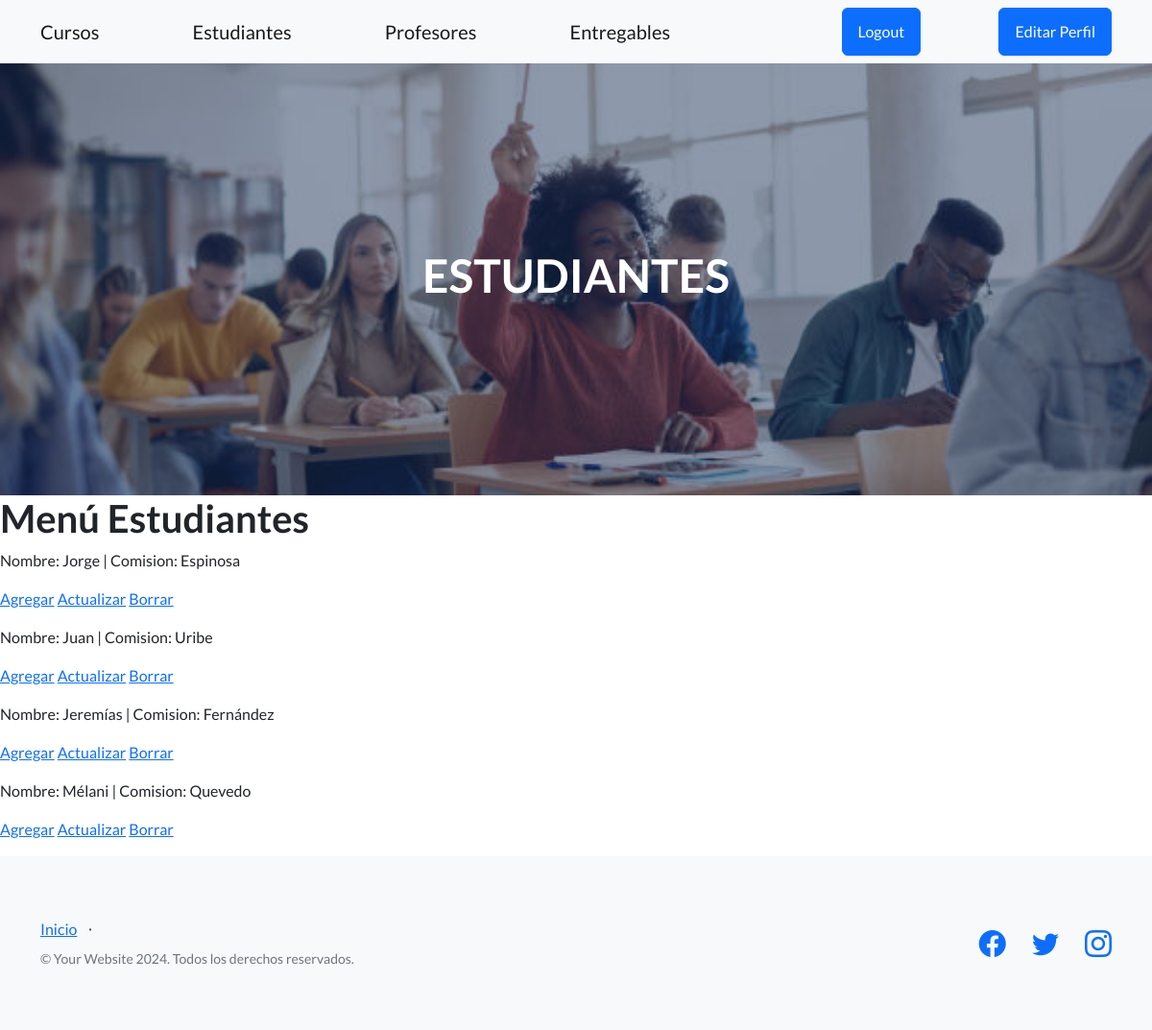
/listar_estudiantes/ (signed in), run on an earlier commit of the app's database.
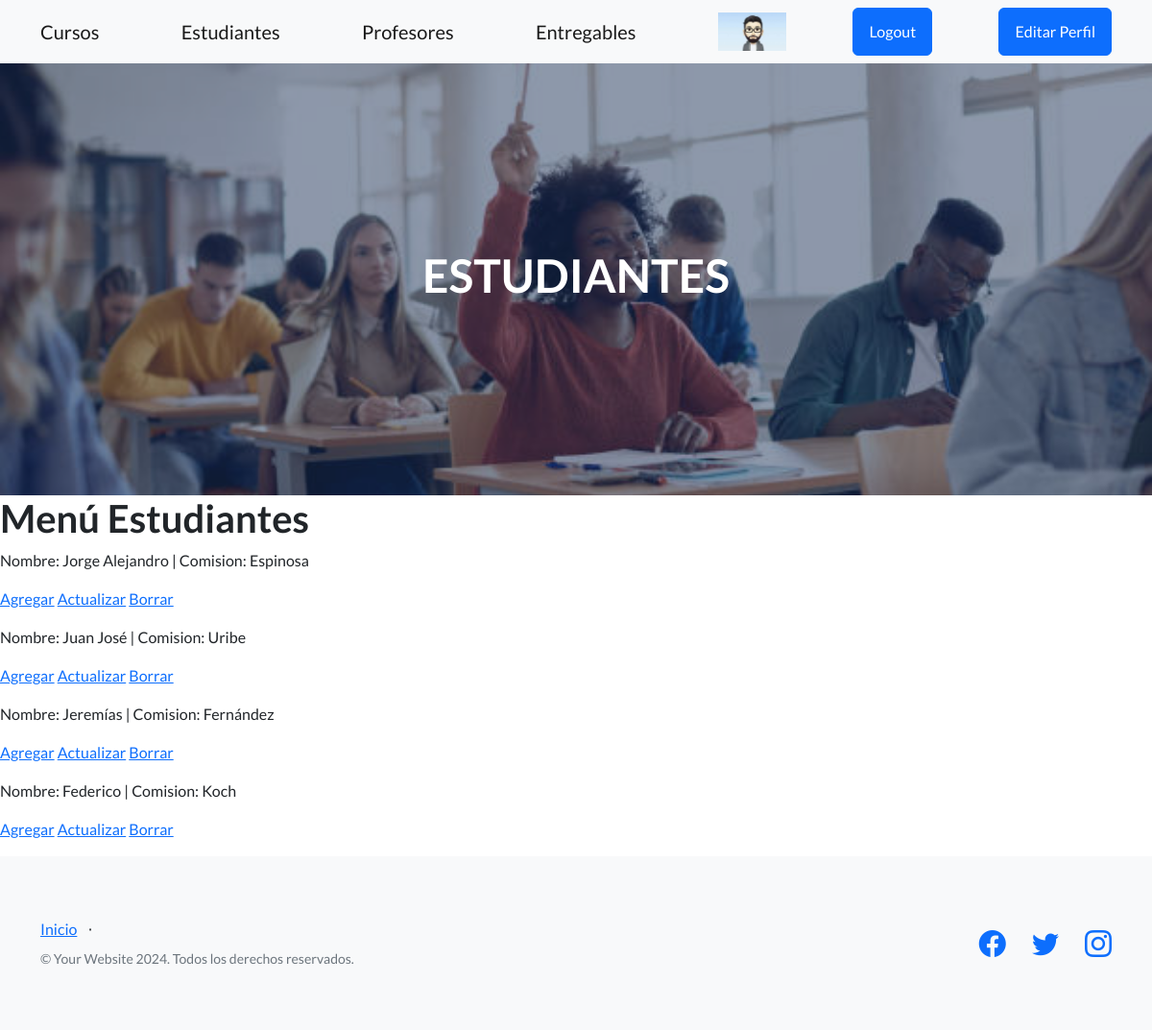
And on a later commit of the database.
### app03/models.py (models this page shows, shortened)
class Estudiante(models.Model):
    nombre=models.CharField(max_length=30)
    apellido=models.CharField(max_length=30)
    email=models.EmailField()
    domicilio=models.CharField(max_length=30,null=True)

### users/models.py (models this page shows, shortened)
class Avatar(models.Model):
    user=models.OneToOneField(User, on_delete=models.CASCADE,null=True, blank=True)
    imagen=models.ImageField(upload_to='avatares',null=True, blank=True)

### app03/views.py (the view)
# urls.py: path('listar_estudiantes/', views.EstudListView.as_view(), name="MenuEstudiantes"),
class EstudListView(LoginRequiredMixin,ListView):
    model=Estudiante
    context_object_name="estudiantes"
    template_name="app03/menu_estudiantes.html"

### app03/templates/app03/menu_estudiantes.html (shortened to what this page needs)
{% extends "app03/base.html" %}
{%load static%}
{% block cambiostyles %}
    <link href="{% static 'app03/css/stylesestudiantes.css'%}" rel="stylesheet" />
{% endblock %}
{% block contenidocentral %}
    <h1>ESTUDIANTES</h1>
{% endblock %}
{% block contenidodinamico %}
    <h1>Menú Estudiantes</h1>
{% endblock %}
{% block main_estudiantes %}
    {% for estudiante in estudiantes %}
         <P>Nombre: {{estudiante.nombre}} | Comision: {{estudiante.apellido}} </P>
         <a href="{% url 'CrearEstudiantes' %}">Agregar</a>
         {%if request.user.is_superuser %}
         <a href="{% url 'ActualizarEstudiantes' estudiante.pk%}">Actualizar</a>
         <a href="{% url 'BorrarEstudiantes' estudiante.pk%}">Borrar</a>
         {%endif%}
    {% endfor %}
    {% endblock main_estudiantes %}

### app03/templates/app03/base.html (shortened to what this page needs)
{%load static%}
<!DOCTYPE html>
<html lang="en">
    <head>
        <link href="https://cdn.jsdelivr.net/npm/bootstrap-icons@1.5.0/font/bootstrap-icons.css" rel="stylesheet" type="text/css" />
        {% block cambiostyles %}
        {% endblock %}
    </head>
    <body>
        <nav class="navbar navbar-light bg-light static-top">
            <div class="container">
                <a class="navbar-brand" href="{% url 'MenuCursos'%}">Cursos</a>
                <a class="navbar-brand" href="{% url 'MenuEstudiantes'%}">Estudiantes</a>
                <a class="navbar-brand" href="{% url 'MenuProfesores'%}">Profesores</a>
                <a class="navbar-brand" href="{% url 'MenuEntregables'%}">Entregables</a>
                <img src="{{ request.user.avatar.imagen.url}}" alt="" height="40px">
                {% if request.user.is_authenticated %}
                    <a class="btn btn-primary" href="{% url 'Logout' %}">Logout</a>
                    <a class="btn btn-primary" href="{% url 'EditarPerfil' %}">Editar Perfil</a>
                {% else %}
                    <a class="btn btn-primary" href="{% url 'inicio'%}">Inicio</a>
                    <a class="btn btn-primary" href="{% url 'Login' %}">Login</a>
                    <a class="btn btn-primary" href="{% url 'Register' %}">Registro</a>
                {% endif %}
            </div>
        </nav>
        <header class="masthead">
            <div class="container position-relative">
                <div class="row justify-content-center">
                    <div class="col-xl-6">
                        <div class="text-center text-white">
                            {% block contenidocentral %}
                            {% endblock %}
                        </div>
                    </div>
                </div>
            </div>
        </header>
        {% block contenidodinamico %}
        {% endblock %}
        {% block main_estudiantes %}
        {% endblock main_estudiantes %}
        <footer class="footer bg-light">
            <div class="container">
                <div class="row">
                    <div class="col-lg-6 h-100 text-center text-lg-start my-auto">
                        <ul class="list-inline mb-2">
                            <li class="list-inline-item"><a href="{% url 'inicio'%}">Inicio</a></li>
                            <li class="list-inline-item">⋅</li>
                        </ul>
                        <p class="text-muted small mb-4 mb-lg-0">&copy; Your Website 2024. Todos los derechos reservados.</p>
                    </div>
                    <div class="col-lg-6 h-100 text-center text-lg-end my-auto">
                        <ul class="list-inline mb-0">
                            <li class="list-inline-item me-4">
                                <a href="#!"><i class="bi-facebook fs-3"></i></a>
                            </li>
                            <li class="list-inline-item me-4">
                                <a href="#!"><i class="bi-twitter fs-3"></i></a>
                            </li>
                            <li class="list-inline-item">
                                <a href="#!"><i class="bi-instagram fs-3"></i></a>
                            </li>
                        </ul>
                    </div>
                </div>
            </div>
        </footer>
    </body>
</html>

What changed in the data, as far as the page shows it:
removed Estudiante: nombre "Mélani", apellido "Quevedo"
changed Estudiante "Espinosa": nombre "Jorge" → "Jorge Alejandro"
changed Estudiante "Uribe": nombre "Juan" → "Juan José"
added Estudiante: nombre "Federico", apellido "Koch"
